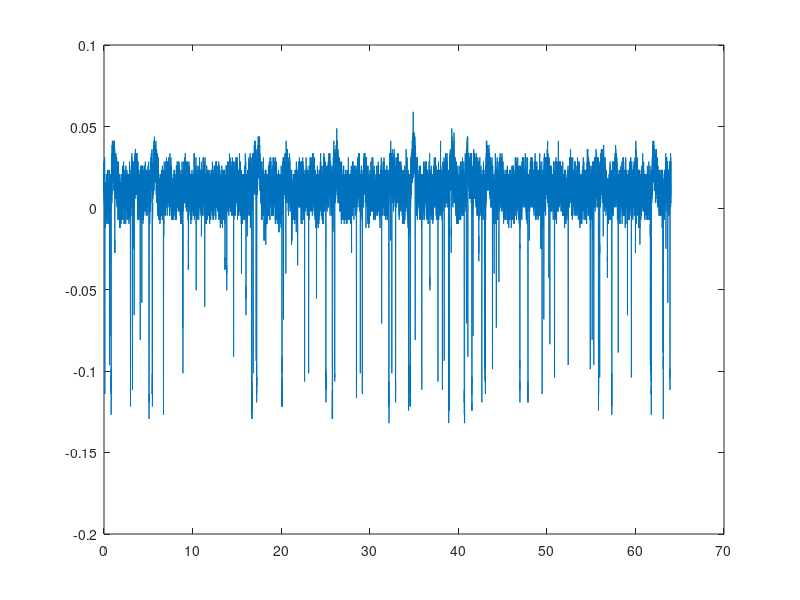

The MATLAB script that drew this image: (Note: this script raises an error after producing the figure.)

data=csvread('4ET4size8NE_uno_4secPAB2.csv');
data=data(1,:);
fs=500;
NumEstim=8;
totalSamples=length(data);
dt=1/fs;
TimeVECT=(dt:dt:totalSamples/fs);
plot(TimeVECT,data)
SMatrix=zeros(NumEstim, 3);
spectrogram(data(1,1:2000),2000,2,[1:1:80],500,'yaxis')
figure
spectrogram(data(1,2001:4000),2000,2,[1:1:80],500,'yaxis')

for i=1:1:NumEstim 
    cont=i*4000;
    if i==1
    estimDATA=data(1,cont-1999:cont);
    blackDATA=data(1,cont-3999:cont-2000);
    else
    estimDATA=[estimDATA, data(1,cont-1999:cont)]; 
    blackDATA=[blackDATA, data(1,cont-3999:cont-2000)];
    end
end

figure
spectrogram(estimDATA,2000,2,[1:1:80],500,'yaxis');
[spec_raw1, fspec1, tspec1]=spectrogram(estimDATA,2000,2,[1:1:80],500,'yaxis');
abs_spec_raw1=abs(spec_raw1); 


del_the1=abs_spec_raw1((1:7),:);      % Separación manal por bandas de EEG (delta+teta/alfa/beta) 
alpha1=abs_spec_raw1((8:13),:);
betha1=abs_spec_raw1((14:31),:);
ABetha=abs_spec_raw1((32:80),:);

figure
spectrogram(blackDATA,2000,2,[1:1:80],500,'yaxis');
[spec_raw2, fspec2, tspec2]=spectrogram(blackDATA,2000,2,[1:1:80],500,'yaxis');
abs_spec_raw2=abs(spec_raw2); 


del_the2=abs_spec_raw2((1:7),:);      % Separación manal por bandas de EEG (delta+teta/alfa/beta) 
alpha2=abs_spec_raw2((8:13),:);
betha2=abs_spec_raw2((14:31),:);
ABetha=abs_spec_raw2((32:80),:);


clasificador_array=zeros(6,(NumEstim));

for i=1:1:(NumEstim)
    del_prom=mean(del_the1(:,i));     % Al tener varias ventas (en el tiempo) se hace el valor promedio de la señal y se guarda en
    alp_prom=mean(alpha1(:,i));       % el vector de datos clasificador_array que contenia puros ceros
    bet_prom=mean(betha1(:,i));
    
    
 
    del_prom2=mean(del_the2(:,i));    
    alp_prom2=mean(alpha2(:,i));       
    bet_prom2=mean(betha2(:,i));
    clasificador_array(4,i)=del_prom2;
    clasificador_array(5,i)=alp_prom2;
    clasificador_array(6,i)=bet_prom2;
   
    
    clasificador_array(1,i)=del_prom;
    clasificador_array(2,i)=alp_prom;
    clasificador_array(3,i)=bet_prom;
    
    
end








% clasificador_array1=zeros(3,(NumEstim*2));
% 
% [spec_raw1, fspec1, tspec1]=spectrogram(estimData,2000,2,[1:1:50],500,'yaxis');
% abs_spec_raw1=abs(spec_raw1); 
% 
% 
% del_the1=abs_spec_raw1((1:6),:);      % Separación manal por bandas de EEG (delta+teta/alfa/beta) 
% alpha1=abs_spec_raw1((7:9),:);
% betha1=abs_spec_raw1((10:31),:);


% 
% for i=1:1:NumEstim
%     cont=i*2500;
%     estimData(
%     
% end